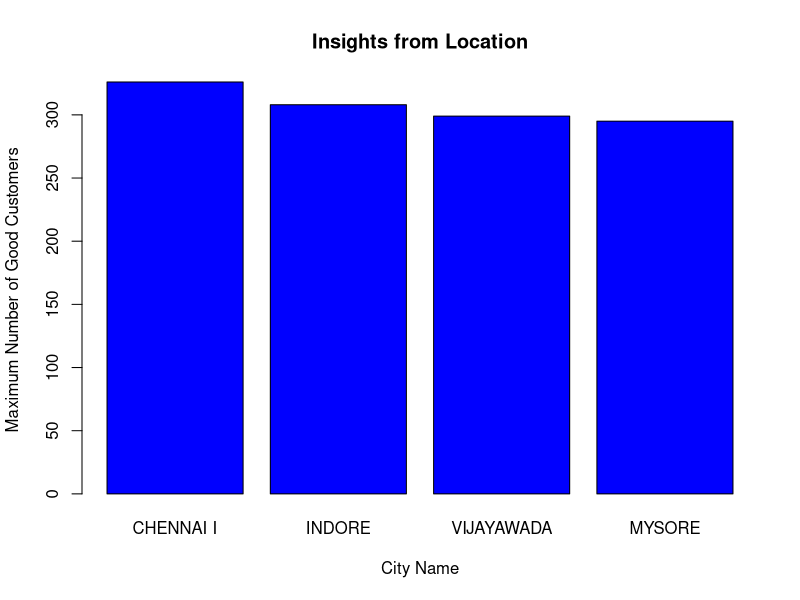
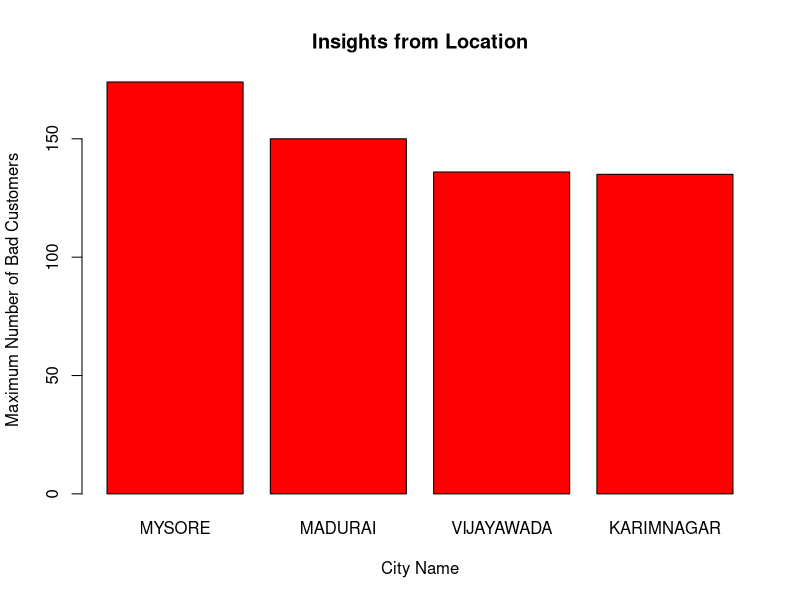
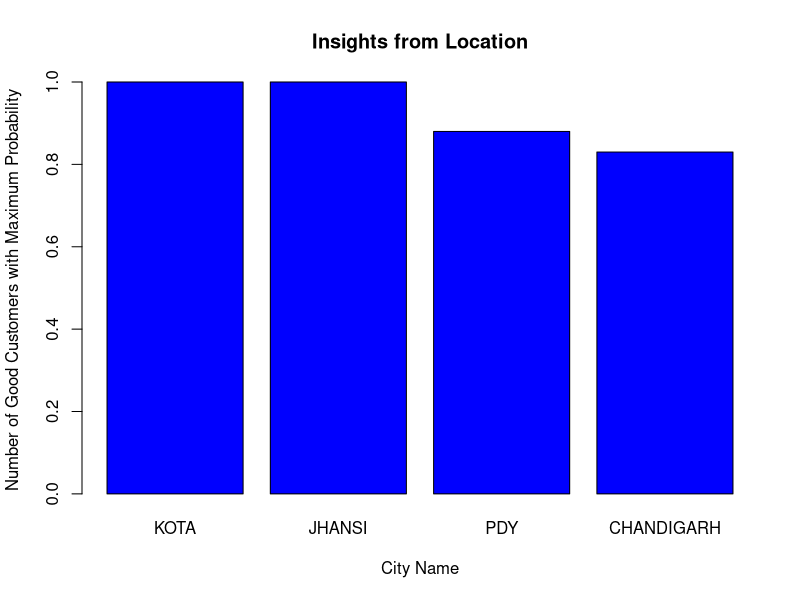
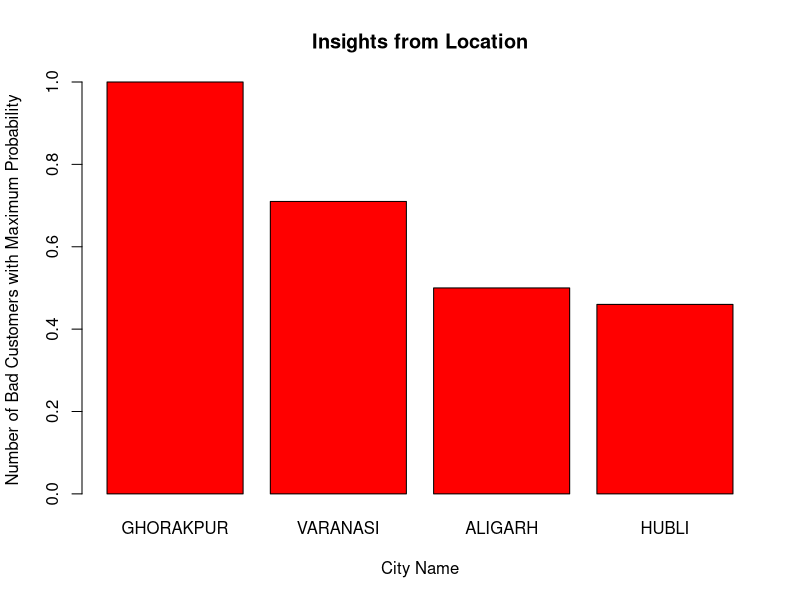
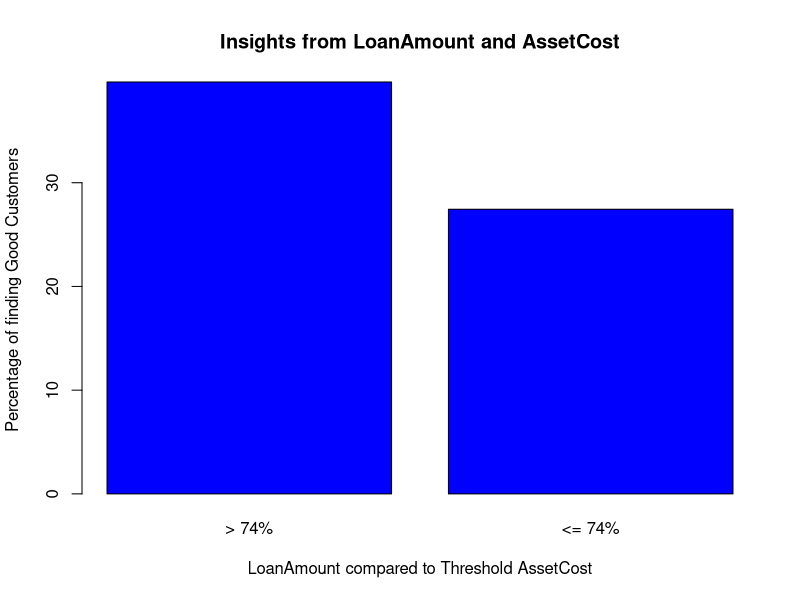
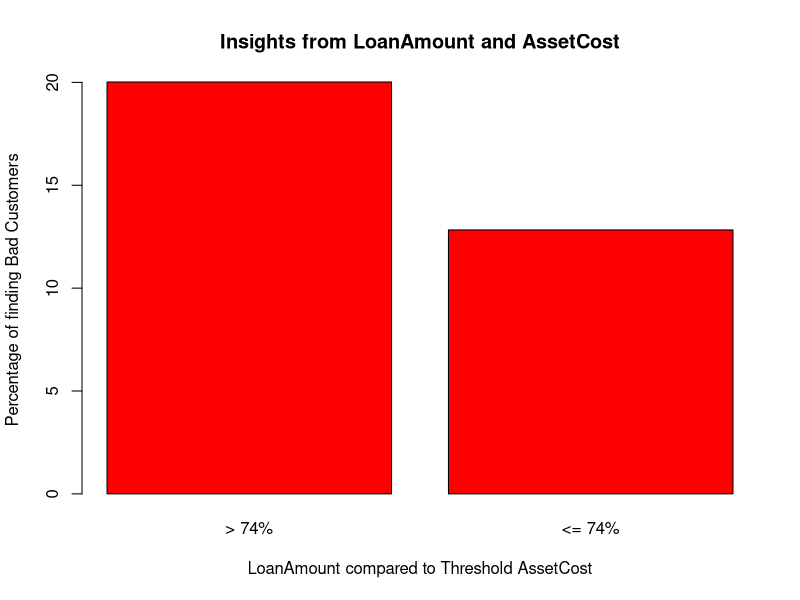
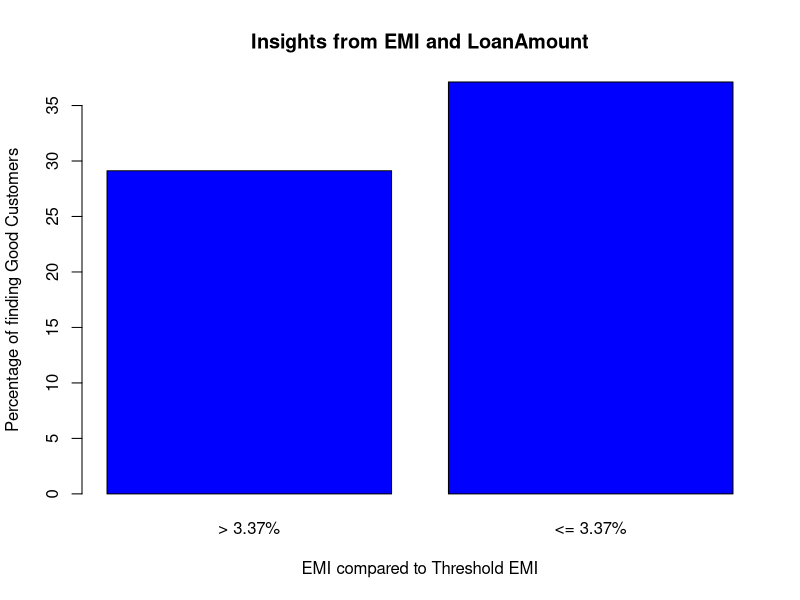
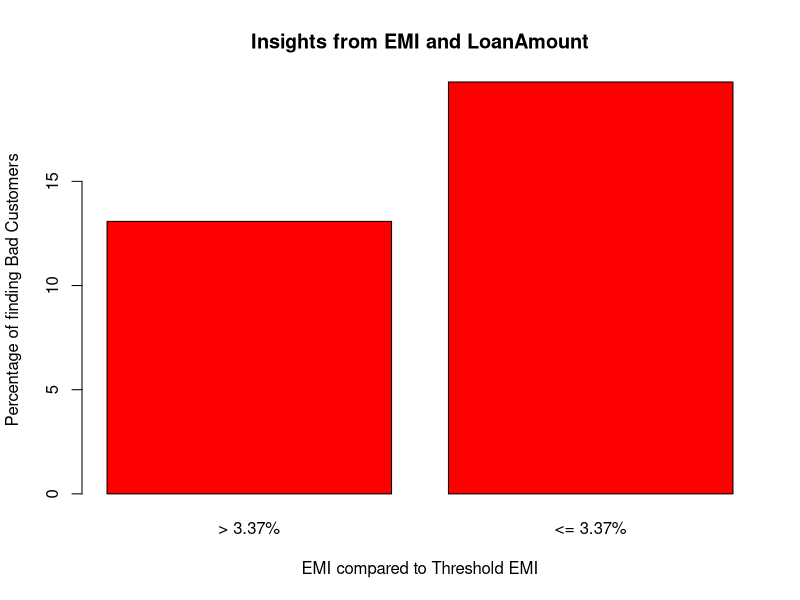

Source code (R) for these figures, in order:
##################Location Approach 1
H <- c(326, 308, 299, 295) 
M <- c("CHENNAI I","INDORE", "VIJAYAWADA", "MYSORE")

png(file = "1.jpg")

# Plot the bar chart 
barplot(H,names.arg=M,xlab="City Name",ylab="Maximum Number of Good Customers"
        ,col="blue", main="Insights from Location")

# Save the file
dev.off()

H <- c(174, 150, 136, 135) 
M <- c("MYSORE","MADURAI", "VIJAYAWADA", "KARIMNAGAR")

png(file = "2.jpg")

# Plot the bar chart 
barplot(H,names.arg=M,xlab="City Name",ylab="Maximum Number of Bad Customers"
        ,col="red", main="Insights from Location")

# Save the file
dev.off()

##################Location Approach 2
H <- c(1.00, 1.00, 0.88, 0.83) 
M <- c("KOTA","JHANSI", "PDY", "CHANDIGARH")

png(file = "3.jpg")

# Plot the bar chart 
barplot(H,names.arg=M,xlab="City Name",ylab="Number of Good Customers with Maximum Probability"
        ,col=("blue"), main="Insights from Location")

# Save the file
dev.off()

H <- c(1, 0.71, 0.5, 0.46) 
M <- c("GHORAKPUR","VARANASI","ALIGARH","HUBLI")

png(file = "4.jpg")

# Plot the bar chart 
barplot(H,names.arg=M,xlab="City Name",ylab="Number of Bad Customers with Maximum Probability"
        ,col=("red"), main="Insights from Location")

# Save the file
dev.off()

##################LoanAmount
H <- c(39.71, 27.44) 
M <- c("> 74%","<= 74%")

png(file = "5.jpg")

# Plot the bar chart 
barplot(H,names.arg=M,xlab="LoanAmount compared to Threshold AssetCost",ylab="Percentage of finding Good Customers"
        ,col=("blue"), main="Insights from LoanAmount and AssetCost")

# Save the file
dev.off()

H <- c(20.02, 12.83) 
M <- c("> 74%","<= 74%")

png(file = "6.jpg")

# Plot the bar chart 
barplot(H,names.arg=M,xlab="LoanAmount compared to Threshold AssetCost",ylab="Percentage of finding Bad Customers"
        ,col=("red"), main="Insights from LoanAmount and AssetCost")

# Save the file
dev.off()

##################EMI
H <- c(29.12, 37.12) 
M <- c("> 3.37%","<= 3.37%")

png(file = "7.jpg")

# Plot the bar chart 
barplot(H,names.arg=M,xlab="EMI compared to Threshold EMI",ylab="Percentage of finding Good Customers"
        ,col=("blue"), main="Insights from EMI and LoanAmount")

# Save the file
dev.off()

H <- c(13.08, 19.77) 
M <- c("> 3.37%","<= 3.37%")

png(file = "8.jpg")

# Plot the bar chart 
barplot(H,names.arg=M,xlab="EMI compared to Threshold EMI",ylab="Percentage of finding Bad Customers"
        ,col=("red"), main="Insights from EMI and LoanAmount")

# Save the file
dev.off()

##################Tenure
H <- c(36.92, 30.23) 
M <- c("> 3.8 years","<= 3.8 years")

png(file = "9.jpg")

# Plot the bar chart 
barplot(H,names.arg=M,xlab="Tenure compared to Threshold Tenure",ylab="Percentage of finding Good Customers"
        ,col=("blue"), main="Insights from Tenure")

# Save the file
dev.off()

H <- c(0, 13.43) 
M <- c("> 3.8 years","<= 3.8 years")

png(file = "10.jpg")

# Plot the bar chart 
barplot(H,names.arg=M,xlab="Tenure compared to Threshold Tenure",ylab="Percentage of finding Bad Customers"
        ,col=("red"), main="Insights from Tenure")

# Save the file
dev.off()

##################Business Stability Approach 1
H <- c(12.89, 54.21) 
M <- c("> 18.6 years","<= 18.6 years")

png(file = "11.jpg")

# Plot the bar chart 
barplot(H,names.arg=M,xlab="Business Stabilty comapred to Threshold",ylab="Percentage of finding Good Customers"
        ,col=("blue"), main="Insights from Business Stability")

# Save the file
dev.off()

H <- c(6.21, 26.69) 
M <- c("> 18.6 years","<= 18.6 years")

png(file = "12.jpg")

# Plot the bar chart 
barplot(H,names.arg=M,xlab="Business Stabilty comapred to Threshold",ylab="Percentage of finding Bad Customers"
        ,col=("red"), main="Insights from Business Stability")

# Save the file
dev.off()

##################Business Stability Approach 2
H <- c(29.41, 35.29) 
M <- c("> 11.1 years","<= 11.1 years")

png(file = "13.jpg")

# Plot the bar chart 
barplot(H,names.arg=M,xlab="Business Stabilty if Stability is Confirmed compared to Threshold",ylab="Percentage of finding Good Customers"
        ,col=("blue"), main="Insights from Business Stability and Stability Confirmed")

# Save the file
dev.off()

H <- c(10.59, 24.71) 
M <- c("> 11.1 years","<= 11.1 years")

png(file = "14.jpg")

# Plot the bar chart 
barplot(H,names.arg=M,xlab="Business Stabilty if Stability is Confirmed compared to Threshold",ylab="Percentage of finding Bad Customers"
        ,col=("red"), main="Insights from Business Stability and Stability Confirmed")

# Save the file
dev.off()

##################Address Confirmed
H <- c(65.86, 0.21) 
M <- c("Confirmed","Not Confirmed")

png(file = "15.jpg")

# Plot the bar chart 
barplot(H,names.arg=M,xlab="Address Confirmed or Not",ylab="Percentage of finding Good Customers"
        ,col=("blue"), main="Insights from Address Confirmed")

# Save the file
dev.off()

H <- c(32.37, 0.11) 
M <- c("Confirmed","Not Confirmed")

png(file = "16.jpg")

# Plot the bar chart 
barplot(H,names.arg=M,xlab="Address Confirmed or Not",ylab="Percentage of finding Bad Customers"
        ,col=("red"), main="Insights from Address Confirmed")

# Save the file
dev.off()

##################Political Link
H <- c(0.71, 64.91) 
M <- c("Yes","No")

png(file = "17.jpg")

# Plot the bar chart 
barplot(H,names.arg=M,xlab="There is Political Link or Not",ylab="Percentage of finding Good Customers"
        ,col=("blue"), main="Insights from Political Link")

# Save the file
dev.off()

H <- c(0.56, 31.83) 
M <- c("Yes","No")

png(file = "18.jpg")

# Plot the bar chart 
barplot(H,names.arg=M,xlab="There is Political Link or Not",ylab="Percentage of finding Bad Customers"
        ,col=("red"), main="Insights from Political Link")

# Save the file
dev.off()

##################Image Confirmed
H <- c(64.67, 1.31) 
M <- c("Yes","No")

png(file = "19.jpg")

# Plot the bar chart 
barplot(H,names.arg=M,xlab="Person's Image taking loan Confirmed or Not",ylab="Percentage of finding Good Customers"
        ,col=("blue"), main="Insights from Image Confirmed")

# Save the file
dev.off()

H <- c(31.95, 0.45) 
M <- c("Yes","No")

png(file = "20.jpg")

# Plot the bar chart 
barplot(H,names.arg=M,xlab="Person's Image taking loan Confirmed or Not",ylab="Percentage of finding Bad Customers"
        ,col=("red"), main="Insights from Image Confirmed")

# Save the file
dev.off()

##################EMI and Income
H <- c(18.1, 50.21) 
M <- c("> 35.55%","<= 35.55%")

png(file = "21.jpg")

# Plot the bar chart 
barplot(H,names.arg=M,xlab="Percentage of EMI to Income compared to Threshold",ylab="Percentage of finding Good Customers"
        ,col=("blue"), main="Insights from EMI and Income per Month")

# Save the file
dev.off()

H <- c(8.15, 23.54) 
M <- c("> 35.55%","<= 35.55%")

png(file = "22.jpg")

# Plot the bar chart 
barplot(H,names.arg=M,xlab="Percentage of EMI to Income compared to Threshold",ylab="Percentage of finding Bad Customers"
        ,col=("red"), main="Insights from EMI and Income per Month")

# Save the file
dev.off()